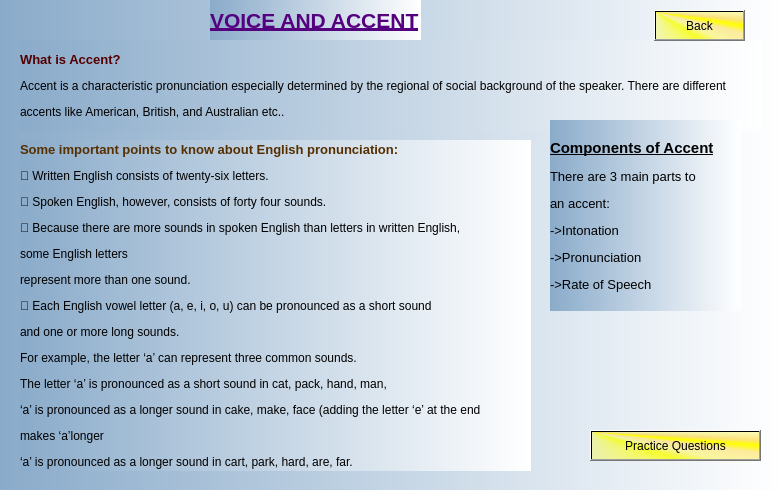
<?xml version="1.0" encoding="UTF-8"?>
<ui version="4.0">
 <class>voice</class>
 <widget class="QDialog" name="voice">
  <property name="geometry">
   <rect>
    <x>0</x>
    <y>0</y>
    <width>782</width>
    <height>490</height>
   </rect>
  </property>
  <property name="windowTitle">
   <string>Dialog</string>
  </property>
  <property name="styleSheet">
   <string notr="true">background-color:qlineargradient(spread:pad, x1:0, y1:0, x2:1, y2:0, stop:0 rgba(138, 171, 202, 255), stop:1 rgba(255, 255, 255, 255))</string>
  </property>
  <widget class="QLabel" name="label">
   <property name="geometry">
    <rect>
     <x>210</x>
     <y>0</y>
     <width>211</width>
     <height>41</height>
    </rect>
   </property>
   <property name="text">
    <string>&lt;html&gt;&lt;head/&gt;&lt;body&gt;&lt;p&gt;&lt;span style=&quot; font-size:16pt; font-weight:600; text-decoration: underline; color:#55007f;&quot;&gt;VOICE AND ACCENT&lt;/span&gt;&lt;/p&gt;&lt;/body&gt;&lt;/html&gt;</string>
   </property>
  </widget>
  <widget class="QLabel" name="label_2">
   <property name="geometry">
    <rect>
     <x>20</x>
     <y>40</y>
     <width>741</width>
     <height>91</height>
    </rect>
   </property>
   <property name="text">
    <string>&lt;html&gt;&lt;head/&gt;&lt;body&gt;&lt;p&gt;&lt;span style=&quot; font-size:10pt; font-weight:600; color:#550000;&quot;&gt;What is Accent?&lt;/span&gt;&lt;/p&gt;&lt;p&gt;&lt;span style=&quot; font-size:9pt;&quot;&gt;Accent is a characteristic pronunciation especially determined by the regional of social background of the speaker. There are different &lt;/span&gt;&lt;/p&gt;&lt;p&gt;&lt;span style=&quot; font-size:9pt;&quot;&gt;accents like American, British, and Australian etc..&lt;/span&gt;&lt;/p&gt;&lt;/body&gt;&lt;/html&gt;</string>
   </property>
  </widget>
  <widget class="QLabel" name="label_3">
   <property name="geometry">
    <rect>
     <x>550</x>
     <y>120</y>
     <width>191</width>
     <height>191</height>
    </rect>
   </property>
   <property name="text">
    <string>&lt;html&gt;&lt;head/&gt;&lt;body&gt;&lt;p&gt;&lt;span style=&quot; font-size:11pt; font-weight:600; text-decoration: underline;&quot;&gt;Components of Accent&lt;/span&gt;&lt;/p&gt;&lt;p&gt;&lt;span style=&quot; font-size:10pt;&quot;&gt;There are 3 main parts to &lt;/span&gt;&lt;/p&gt;&lt;p&gt;&lt;span style=&quot; font-size:10pt;&quot;&gt;an accent:&lt;/span&gt;&lt;/p&gt;&lt;p&gt;&lt;span style=&quot; font-size:10pt;&quot;&gt;-&amp;gt;Intonation&lt;/span&gt;&lt;/p&gt;&lt;p&gt;&lt;span style=&quot; font-size:10pt;&quot;&gt;-&amp;gt;Pronunciation&lt;/span&gt;&lt;/p&gt;&lt;p&gt;&lt;span style=&quot; font-size:10pt;&quot;&gt;-&amp;gt;Rate of Speech&lt;/span&gt;&lt;/p&gt;&lt;/body&gt;&lt;/html&gt;</string>
   </property>
  </widget>
  <widget class="QLabel" name="label_4">
   <property name="geometry">
    <rect>
     <x>20</x>
     <y>140</y>
     <width>511</width>
     <height>331</height>
    </rect>
   </property>
   <property name="text">
    <string>&lt;html&gt;&lt;head/&gt;&lt;body&gt;&lt;p&gt;&lt;span style=&quot; font-size:10pt; font-weight:600; color:#552f00;&quot;&gt;Some important points to know about English pronunciation:&lt;/span&gt;&lt;/p&gt;&lt;p&gt;&lt;span style=&quot; font-size:9pt;&quot;&gt; Written English consists of twenty-six letters.&lt;/span&gt;&lt;/p&gt;&lt;p&gt;&lt;span style=&quot; font-size:9pt;&quot;&gt; Spoken English, however, consists of forty four sounds.&lt;/span&gt;&lt;/p&gt;&lt;p&gt;&lt;span style=&quot; font-size:9pt;&quot;&gt; Because there are more sounds in spoken English than letters in written English, &lt;/span&gt;&lt;/p&gt;&lt;p&gt;&lt;span style=&quot; font-size:9pt;&quot;&gt;some English letters&lt;/span&gt;&lt;/p&gt;&lt;p&gt;&lt;span style=&quot; font-size:9pt;&quot;&gt;represent more than one sound.&lt;/span&gt;&lt;/p&gt;&lt;p&gt;&lt;span style=&quot; font-size:9pt;&quot;&gt; Each English vowel letter (a, e, i, o, u) can be pronounced as a short sound &lt;/span&gt;&lt;/p&gt;&lt;p&gt;&lt;span style=&quot; font-size:9pt;&quot;&gt;and one or more long sounds.&lt;/span&gt;&lt;/p&gt;&lt;p&gt;&lt;span style=&quot; font-size:9pt;&quot;&gt;For example, the letter ‘a’ can represent three common sounds.&lt;/span&gt;&lt;/p&gt;&lt;p&gt;&lt;span style=&quot; font-size:9pt;&quot;&gt;The letter ‘a’ is pronounced as a short sound in cat, pack, hand, man,&lt;/span&gt;&lt;/p&gt;&lt;p&gt;&lt;span style=&quot; font-size:9pt;&quot;&gt;‘a’ is pronounced as a longer sound in cake, make, face (adding the letter ‘e’ at the end &lt;/span&gt;&lt;/p&gt;&lt;p&gt;&lt;span style=&quot; font-size:9pt;&quot;&gt;makes ‘a’longer&lt;/span&gt;&lt;/p&gt;&lt;p&gt;&lt;span style=&quot; font-size:9pt;&quot;&gt;‘a’ is pronounced as a longer sound in cart, park, hard, are, far.&lt;/span&gt;&lt;/p&gt;&lt;/body&gt;&lt;/html&gt;</string>
   </property>
  </widget>
  <widget class="QPushButton" name="pushButton">
   <property name="geometry">
    <rect>
     <x>590</x>
     <y>430</y>
     <width>171</width>
     <height>31</height>
    </rect>
   </property>
   <property name="styleSheet">
    <string notr="true">background-color: qconicalgradient(cx:0, cy:0, angle:135, stop:0 rgba(255, 255, 0, 69), stop:0.375 rgba(255, 255, 0, 69), stop:0.423533 rgba(251, 255, 0, 145), stop:0.45 rgba(247, 255, 0, 208), stop:0.477581 rgba(255, 244, 71, 130), stop:0.518717 rgba(255, 218, 71, 130), stop:0.55 rgba(255, 255, 0, 255), stop:0.57754 rgba(255, 203, 0, 130), stop:0.625 rgba(255, 255, 0, 69), stop:1 rgba(255, 255, 0, 69));
font: 75 14pt &quot;MS Sans Serif&quot;;</string>
   </property>
   <property name="text">
    <string>Practice Questions</string>
   </property>
  </widget>
  <widget class="QPushButton" name="pushButton_2">
   <property name="geometry">
    <rect>
     <x>654</x>
     <y>10</y>
     <width>91</width>
     <height>31</height>
    </rect>
   </property>
   <property name="styleSheet">
    <string notr="true">background-color: qconicalgradient(cx:0, cy:0, angle:135, stop:0 rgba(255, 255, 0, 69), stop:0.375 rgba(255, 255, 0, 69), stop:0.423533 rgba(251, 255, 0, 145), stop:0.45 rgba(247, 255, 0, 208), stop:0.477581 rgba(255, 244, 71, 130), stop:0.518717 rgba(255, 218, 71, 130), stop:0.55 rgba(255, 255, 0, 255), stop:0.57754 rgba(255, 203, 0, 130), stop:0.625 rgba(255, 255, 0, 69), stop:1 rgba(255, 255, 0, 69));
font: 75 14pt &quot;MS Sans Serif&quot;;</string>
   </property>
   <property name="text">
    <string>Back</string>
   </property>
  </widget>
 </widget>
 <resources/>
 <connections/>
</ui>
